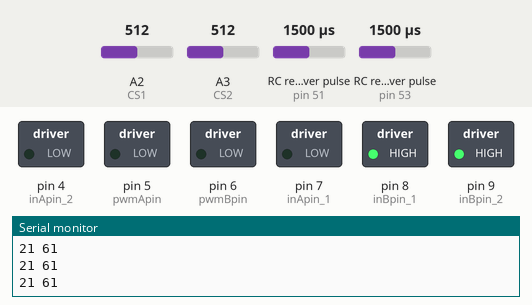
Simulated run of this sketch. Board: Arduino Mega 2560, built with avr-gcc and run on an emulated ATmega2560. Parts: switched loads named in the sketch (green lamp = pin HIGH), the last lines printed to the serial monitor. Wiring (inferred from the names in the program): 2 × RC receiver channel: data pin 51 / data pin 53. The inputs (shaded band) are chosen by the test bench; at power-on: A2 (CS1) = 512, RC receiver pulse (sensors on pin 51, pin 53) 1500 µs, A3 (CS2) = 512.

Above: at 1.2 s.
1.3 s: A2 (CS1) set to 30
At 2.0 s:
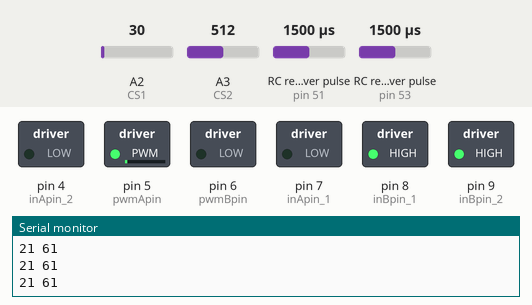
2.8 s: RC receiver pulse (sensor on pin 51) set to 1020 µs
At 3.9 s:
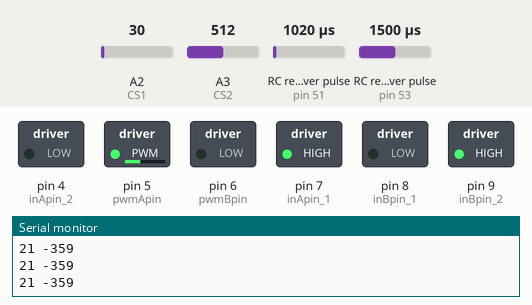
4.3 s: RC receiver pulse (sensor on pin 53) set to 1250 µs
At 5.0 s:
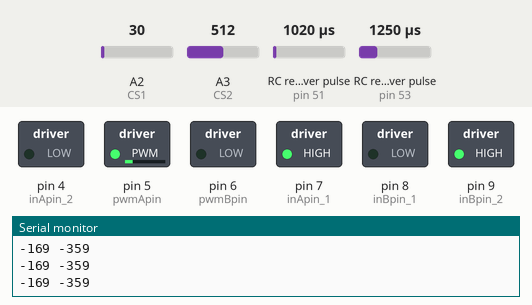
5.8 s: A3 (CS2) set to 148
7.3 s: A3 (CS2) set to 130
At 8.2 s:
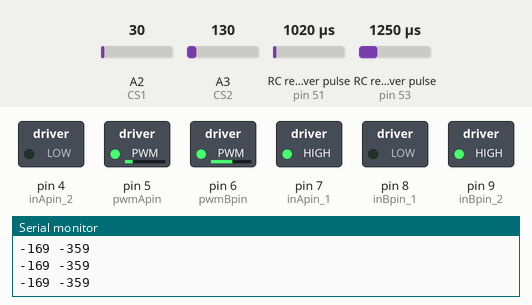
8.8 s: RC receiver pulse (sensor on pin 51) set to 1250 µs
At 10.1 s:
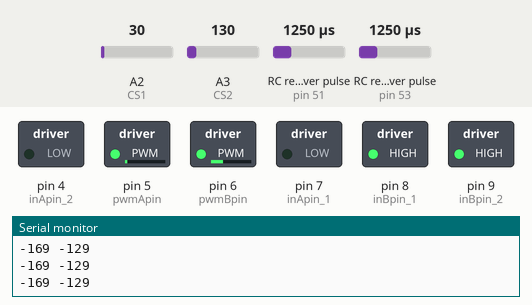
Timing chart, 0 to 11.3 s (numbered marks = the images above; inputs shaded):
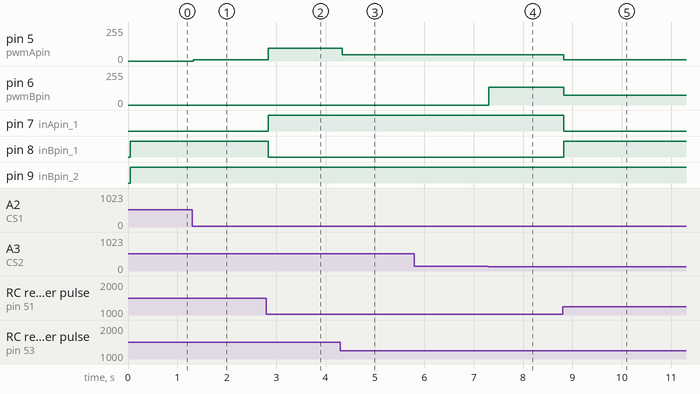

The sketch:

remote.ino
```cpp
#include "config.h";
int CHA = 0;
int CHB = 0;
int left_w = 0;
int right_w = 0;


int out1 = 0;
int out2 = 0;

float currentValue1 = 0.0;
float currentValue2 = 0.0;

unsigned long previousLoopTime = 0;
unsigned long loopTime = 0;
double Deadband(double value, double limit);

void setup() {
  //////////////////output//////////////////////
  pinMode(inApin_1, OUTPUT);
  pinMode(inApin_2, OUTPUT);
  pinMode(inBpin_1, OUTPUT);
  pinMode(inBpin_2, OUTPUT);

  pinMode(pwmApin, OUTPUT);
  pinMode(pwmBpin, OUTPUT);
  ///////////////////input///////////////////////

  pinMode(ch1pin, INPUT);
  pinMode(ch2pin, INPUT);


//  pinMode(ch3pin, INPUT);
//  pinMode(ch4pin, INPUT);
//  pinMode(ch5pin, INPUT);
//  pinMode(ch6pin, INPUT);
//  pinMode(ch7pin, INPUT);
//  pinMode(ch8pin, INPUT);

  digitalWrite(inApin_1, LOW); digitalWrite(inApin_2, LOW);
  digitalWrite(inBpin_1, LOW); digitalWrite(inBpin_2, LOW);
  digitalWrite(pwmApin, LOW);  digitalWrite(pwmBpin, LOW);
  ///////////////////////////////////////////////////
  Serial.begin(19200);
}
void loop() {
  //CHA = 1500;
  //CHB = 1500;
  loopTime = micros() - previousLoopTime;

  if (loopTime >= 10000)
  {
   // Serial.println("xx");
    previousLoopTime = micros();

    CHA = pulseIn(ch1pin, HIGH) - default_pInChA;
    CHB = pulseIn(ch2pin, HIGH) - default_pInChB;
    //Serial.print(CHA); Serial.print(" "); Serial.println(CHB);

    CHA = Deadband(CHA, Pulse_noiseCh1);
    CHB = Deadband(CHB, Pulse_noiseCh2);
    left_w = -(CHA - CHB);
    right_w = -(CHA + CHB);

    Serial.print(CHA); Serial.print(" "); Serial.println(CHB);
    currentValue1 = analogRead(CS1) * 0.035; // Motor Driver 1
    currentValue2 = analogRead(CS2) * 0.035; // Motor Driver 2

    if (currentValue1 < currentLimit) out1 = OutputToMotor1(left_w);
    else out1 = OutputToMotor1(0);
    if (currentValue2 < currentLimit) out2 = OutputToMotor2(right_w);
    else out2 = OutputToMotor2(0);

    analogWrite(pwmApin, out1);
    analogWrite(pwmBpin, out2);

  } //end loop time //
}


///////////////////////////////////////////////////////////////////////
double Deadband(double value, double limit)
{
  double temp = 0.0;
  if (value >= limit) temp = value - limit;
  else if (value <= -limit) temp = value + limit;
  else temp = 0.0;
  return temp;
}
//motor 1
int OutputToMotor1(int value)
{
  int temp = 0;
  if (value >= 0)
  {
    // CW
    digitalWrite(inApin_1, LOW);
    digitalWrite(inBpin_1, HIGH);
    temp = map(value, 0, 500, 0, 127);
  } else {
    // CCW
    digitalWrite(inApin_1, HIGH);
    digitalWrite(inBpin_1, LOW);
    temp = map(-value, 0, 500, 0, 127);
  }
  return temp;
}
// Motor 2
int OutputToMotor2(int value)
{
  int temp = 0;
  if (value >= 0)
  {
    digitalWrite(inApin_2, LOW);
    digitalWrite(inBpin_2, HIGH);
    temp = map(value, 0, 500, 0, 127);
  } else {
    digitalWrite(inApin_2, HIGH);
    digitalWrite(inBpin_2, LOW);
    temp = map(-value, 0, 500, 0, 127);
  }
  return temp;
}
```

config.h
```cpp
#define default_pInChA 1450 //pulsein default  ch 1  //
#define default_pInChB 1410 //pulsein default  ch 2  //
///////////////////////////////////////////////////////
#define Pulse_noiseCh1 30                            //
#define Pulse_noiseCh2 30                            //
/////////////////////////pulse in pin /////////////////
#define ch1pin 53                                    //
#define ch2pin 51                                    //
//#define ch3pin 1                                   //
//#define ch4pin 1                                   //
//#define ch5pin 1                                   //
//#define ch6pin 1                                   //
//#define ch7pin 1                                   //
//#define ch8pin 1                                   //
//////////////////////
#define inApin_1 7                                  //
#define inApin_2 4                                   //
/////////////////////////motor b///////////////////////
#define inBpin_1 8                                   //
#define inBpin_2 9                                   //
////////////////////////pulse motor////////////////////
#define pwmApin 5                                    //
#define pwmBpin 6                                    //
#define CS1 2 //Current sensor 1                     //
#define CS2 3 //Current sensor 2                     //
int currentLimit = 5;
```

Measured:
- the behaviour switches between 143 and 142 on A3 (CS2) (found by bisection; images 3 and 4)
- after the input at 1.3 s, pin 5 (pwmApin): 0/255 → 10/255 at once
- after the input at 2.8 s, pin 5 (pwmApin): 10/255 → 96/255 at once; pin 7 (inApin_1): LOW → HIGH at once; pin 8 (inBpin_1): HIGH → LOW at once
- after the input at 4.3 s, pin 5 (pwmApin): 96/255 → 48/255 at once
- after the input at 7.3 s, pin 6 (pwmBpin): 0/255 → 134/255 at once
- after the input at 8.8 s, pin 5 (pwmApin): 48/255 → 10/255 at once; pin 6 (pwmBpin): 134/255 → 75/255 at once; pin 7 (inApin_1): HIGH → LOW at once; pin 8 (inBpin_1): LOW → HIGH at once
